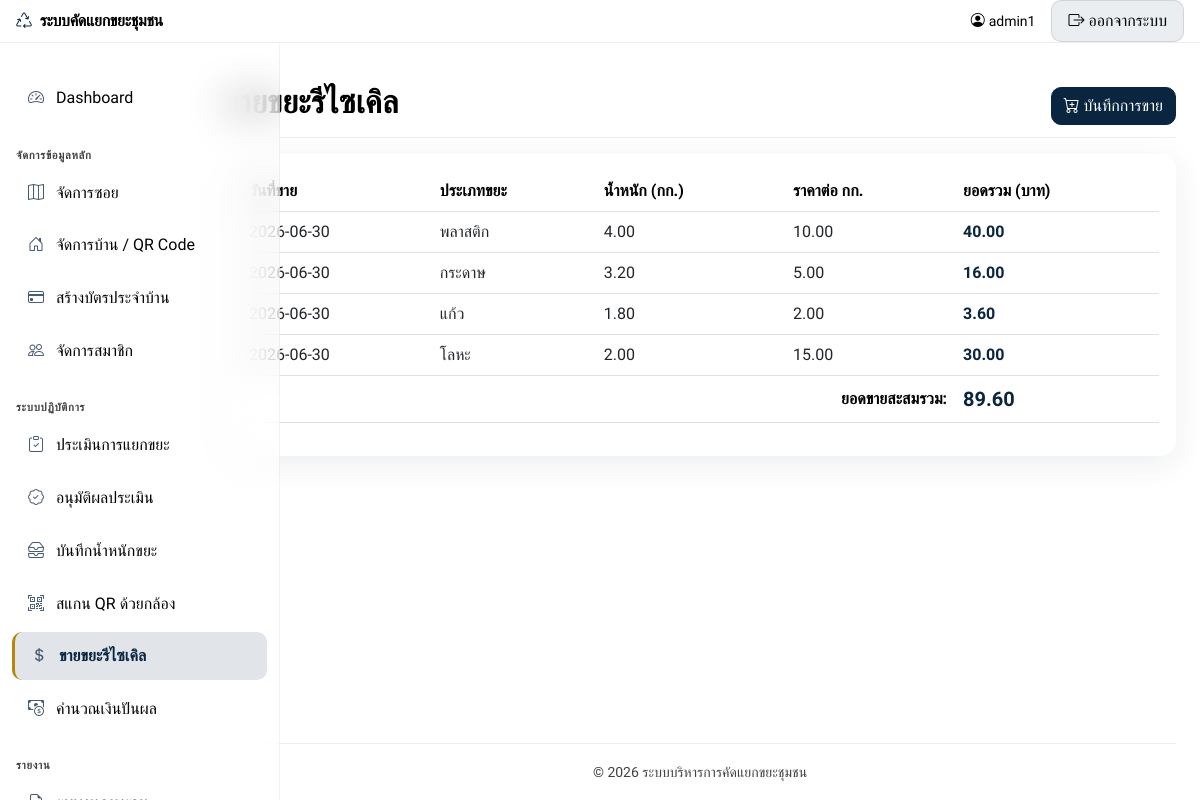
Screenshot of /index.php?page=sales (signed in) with the database file from the repository.
### tables this page shows
CREATE TABLE `recycle_sales` (
  `id` int(11) NOT NULL,
  `sale_date` date NOT NULL,
  `waste_type` varchar(50) NOT NULL,
  `weight_kg` decimal(10,2) NOT NULL,
  `price_per_kg` decimal(10,2) NOT NULL,
  `total_amount` decimal(10,2) NOT NULL
);

### modules/sales.php (the view, shortened to what this page needs)
<?php
$sales = $pdo->query("SELECT * FROM recycle_sales ORDER BY sale_date DESC")->fetchAll();
?>
<div class="d-flex justify-content-between flex-wrap flex-md-nowrap align-items-center pt-3 pb-2 mb-3 border-bottom">
    <h1 class="h2">ขายขยะรีไซเคิล</h1>
    <button class="btn btn-primary-custom" data-bs-toggle="modal" data-bs-target="#addSaleModal">
        <i class="bi bi-cart-plus"></i> บันทึกการขาย
    </button>
</div>
<div class="card">
    <div class="card-body">
        <div class="table-responsive">
            <table class="table table-hover align-middle">
                <thead class="table-light">
                    <tr>
                        <th>วันที่ขาย</th>
                        <th>ประเภทขยะ</th>
                        <th>น้ำหนัก (กก.)</th>
                        <th>ราคาต่อ กก.</th>
                        <th>ยอดรวม (บาท)</th>
                    </tr>
                </thead>
                <tbody>
                    <?php
                    $sum = 0;
                    foreach ($sales as $sale):
                        $sum += $sale['total_amount'];
                    ?>
                    <tr>
                        <td><?php echo htmlspecialchars($sale['sale_date']); ?></td>
                        <td><?php echo htmlspecialchars($sale['waste_type']); ?></td>
                        <td><?php echo number_format($sale['weight_kg'], 2); ?></td>
                        <td><?php echo number_format($sale['price_per_kg'], 2); ?></td>
                        <td class="fw-bold text-primary-custom"><?php echo number_format($sale['total_amount'], 2); ?></td>
                    </tr>
                    <?php endforeach; ?>
                </tbody>
                <tfoot class="table-light fw-bold">
                    <tr>
                        <td colspan="4" class="text-end">ยอดขายสะสมรวม:</td>
                        <td class="text-primary-custom fs-5"><?php echo number_format($sum, 2); ?></td>
                    </tr>
                </tfoot>
            </table>
        </div>
    </div>
</div>

### assets/css/style.css (style rules this page uses)
:root { --primary-blue: #0A2540; --primary-blue-hover: #061829; --primary-blue-soft: rgba(10, 37, 64, 0.12); --accent-yellow: #B8860B; --accent-yellow-hover: #96700A; --accent-yellow-soft: rgba(184, 134, 11, 0.14); --text-color: #000000; --text-muted: #424245; --glass-bg: rgba(255, 255, 255, 0.65); --glass-bg-strong: rgba(255, 255, 255, 0.82); --glass-border: rgba(255, 255, 255, 0.55); --glass-shadow: 0 8px 32px rgba(10, 37, 64, 0.08); --glass-blur: blur(20px); --radius-sm: 10px; --radius-md: 16px; --radius-lg: 20px; --primary-color: var(--primary-blue); --secondary-color: var(--accent-yellow); --bg-color: #eef1f6; }
body { font-family: 'Sarabun', sans-serif; font-weight: 400; color: var(--text-color); background: linear-gradient(145deg, #e4eaf2 0%, #f4f0e4 45%, #e8edf5 100%); background-attachment: fixed; min-height: 100vh; -webkit-font-smoothing: antialiased; }
.app-layout { display: flex; flex-direction: column; min-height: 100vh; }
h1, h2, h3, h4, h5, h6, .h1, .h2, .h3, .h4, .h5, .h6, .navbar-brand, .card-header, .page-title { font-family: 'Prompt', sans-serif; color: var(--text-color); font-weight: 600; }
.text-primary-custom { color: var(--primary-blue) !important; }
.btn-primary-custom { font-family: 'Prompt', sans-serif; background-color: var(--primary-blue); border-color: var(--primary-blue); color: #fff; border-radius: var(--radius-sm); font-weight: 500; transition: all 0.25s ease; }
.card { background: var(--glass-bg); backdrop-filter: var(--glass-blur); -webkit-backdrop-filter: var(--glass-blur); border: 1px solid var(--glass-border); border-radius: var(--radius-md); box-shadow: var(--glass-shadow); transition: transform 0.25s ease, box-shadow 0.25s ease; color: var(--text-color); }
.card-body { color: var(--text-color); }
.table { font-family: 'Sarabun', sans-serif; color: var(--text-color); }
.table thead { font-family: 'Prompt', sans-serif; }
.table-light { --bs-table-bg: rgba(255, 255, 255, 0.6); }
.bg-light { background: transparent !important; }
.border-bottom { border-color: rgba(10, 37, 64, 0.08) !important; }

### rows the page displays
recycle_sales: sale_date "2026-06-30", waste_type "พลาสติก", weight_kg "4.00", price_per_kg "10.00", total_amount "40.00"
recycle_sales: sale_date "2026-06-30", waste_type "กระดาษ", weight_kg "3.20", price_per_kg "5.00", total_amount "16.00"
recycle_sales: sale_date "2026-06-30", waste_type "แก้ว", weight_kg "1.80", price_per_kg "2.00", total_amount "3.60"
recycle_sales: sale_date "2026-06-30", waste_type "โลหะ", weight_kg "2.00", price_per_kg "15.00", total_amount "30.00"

### other values shown
$_SESSION['username'] "admin1"
$sum "89.60"
